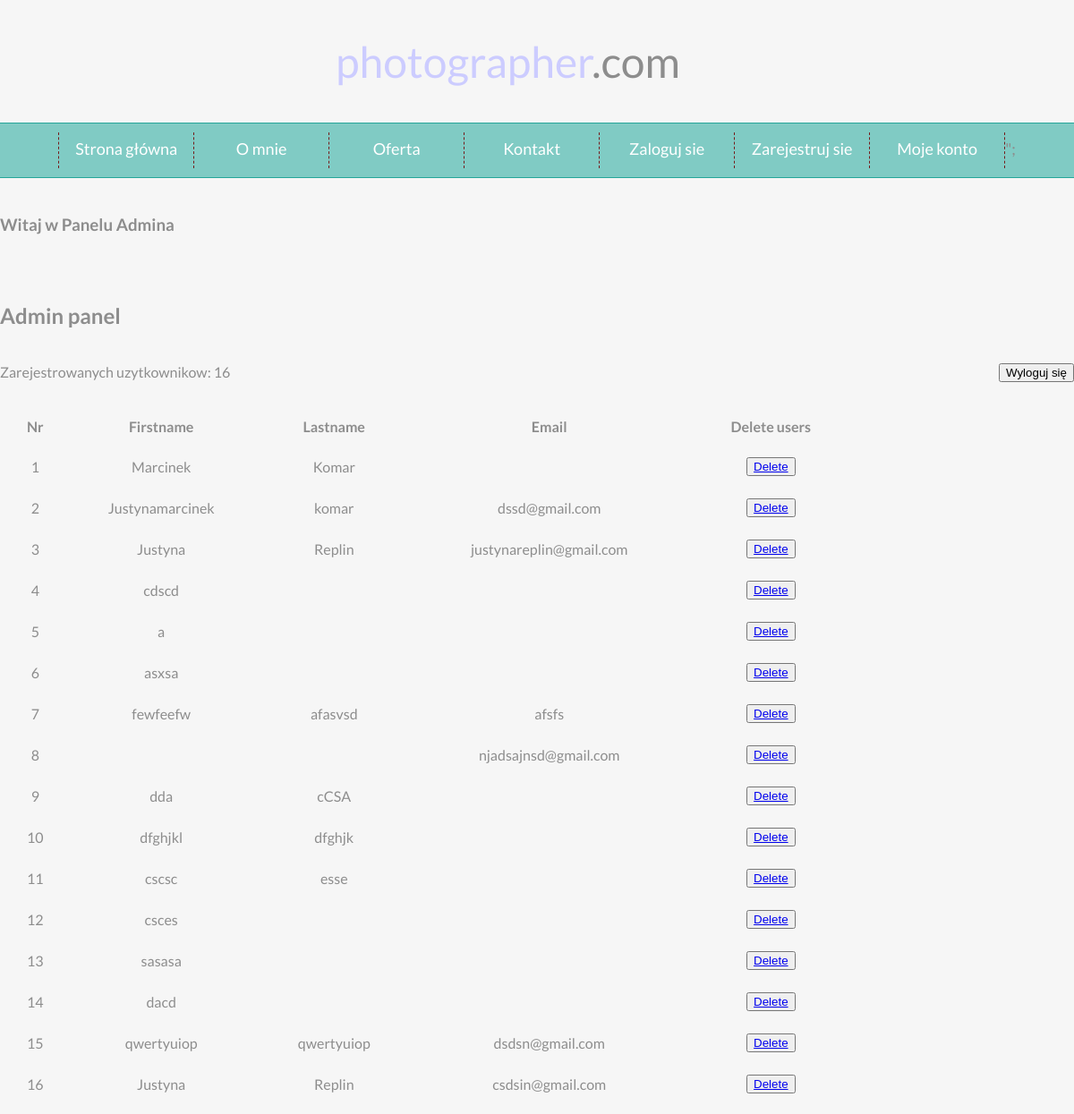
The page /admin-panel.php (signed in) on the database its author committed.
### tables this page shows
CREATE TABLE `users` (
  `id` int(11) NOT NULL,
  `first_name` varchar(30) NOT NULL,
  `last_name` varchar(30) NOT NULL,
  `adress` varchar(50) NOT NULL,
  `date` date NOT NULL,
  `password` varchar(20) NOT NULL,
  `email` varchar(35) NOT NULL
);

### admin-panel.php (the view, shortened to what this page needs)
<?php
	include("includes/header.php");
	include("includes/config.php");
	$name = $_SESSION['name'];
	if (isset($name)) {
		echo "<div class = 'container'>";
		echo "<h3></br> Witaj w Panelu Admina </h3>";
					$result = mysqli_query($con, "SELECT * FROM users");
					$row=mysqli_num_rows($result);
					echo "</br></br><h2>Admin panel</h2></br>";
					echo "Zarejestrowanych uzytkownikow: ".$row;
					echo "<a href = 'admin-logout.php'><button class = 'btn-success' style = 'float: right;'>Wyloguj się </button></a>";
					echo "</br></br><table style='width:80%; border-spacing: 6mm'>";
						echo "  <tr>";
						echo "  <th>Nr</th>";
						echo "  <th>Firstname</th>";
						echo "  <th>Lastname</th>";
						echo "    <th>Email</th>";
						echo "    <th>Delete users</th>";
						echo "  </tr>";
						while($retrive=mysqli_fetch_array($result)){
							$id= $retrive['id'];
							$fname = $retrive['first_name'];
							$lname=$retrive['last_name'];
							$email= $retrive['email'];
							echo "  <tr align='center'>";
							echo "    <td>$id</td>";
							echo "    <td>$fname</td>";
							echo "   <td>$lname</td>";
							echo "    <td>$email</td>";
							echo " <td><a href ='delete_users.php?del=$id'><button class='btn'>Delete</a>";
							echo "  </tr>";
						}
	}else{
		header("location: admin.php");
	}
?>

### includes/header.php (shortened to what this page needs)
<!DOCTYPE HTML>
<html lang="pl">
<head>
	<link href="style1.css" rel="stylesheet" type="text/css"/>
</head>
<body>
	<div class="wrapper" style="height: 1200px">
		<div class="header">
			<div class="logo">
				<span style="color:#ccccff">photographer</span>.com
			</div>
		</div>
		<div class="nav">
		<ol>
			<li><a href="index.php">Strona główna</a></li>
			<li><a href="omnie.php">O mnie</a>
				</li>
			<li><a href="#">Oferta</a>
			</li>
			<li><a href="#">Kontakt</a></li>
			<li><a href="login.php">Zaloguj sie</a></li>
			<li><a href="registration.php">Zarejestruj sie</a></li>
							<li><a href='profile.php'>Moje konto</a></li>";
		</ol>
		</div>

### style1.css (style rules this page uses)
body { background-color:#F6F6F6; color:#8D8D8D; font-family: 'Lato', sans-serif; margin:0; !important }
.wrapper { width:100%; }
.header { width:100%; padding: 40px 0; }
.logo { width:450px; font-size: 48px; margin-left:auto; margin-right:auto; }
.nav { width:100%; padding:10px 0; background-color: #80CBC4; text-align:center; border-top: 1px solid #26A69A; border-bottom: 1px solid #26A69A; height:40px; }
ol { padding: 0; margin:0; list-style-type: none; font-size:18px; height: 35px; line-height:200%; display: inline-block; }
ol a { color:white; text-decoration:none; display: block; }
ol > li { float:left; width:150px; height:40px; border-right: 1px dashed #751b1b; }
ol > li:first-child { border-left: 1px dashed #751b1b; }

### rows shown on the page
users: id "1", first_name "Marcinek", last_name "Komar"
users: id "2", first_name "Justynamarcinek", last_name "komar", email "dssd@gmail.com"
users: id "3", first_name "Justyna", last_name "Replin", email "justynareplin@gmail.com"
users: id "4", first_name "cdscd"
users: id "5", first_name "a"
users: id "6", first_name "asxsa"
users: id "7", first_name "fewfeefw", last_name "afasvsd", email "afsfs"
users: id "8", email "njadsajnsd@gmail.com"
users: id "9", first_name "dda", last_name "cCSA"
users: id "10", first_name "dfghjkl", last_name "dfghjk"
users: id "11", first_name "cscsc", last_name "esse"
users: id "12", first_name "csces"
users: id "13", first_name "sasasa"
users: id "14", first_name "dacd"
users: id "15", first_name "qwertyuiop", last_name "qwertyuiop", email "dsdsn@gmail.com"
users: id "16", first_name "Justyna", last_name "Replin", email "csdsin@gmail.com"

### other values the page prints
$row "16"
